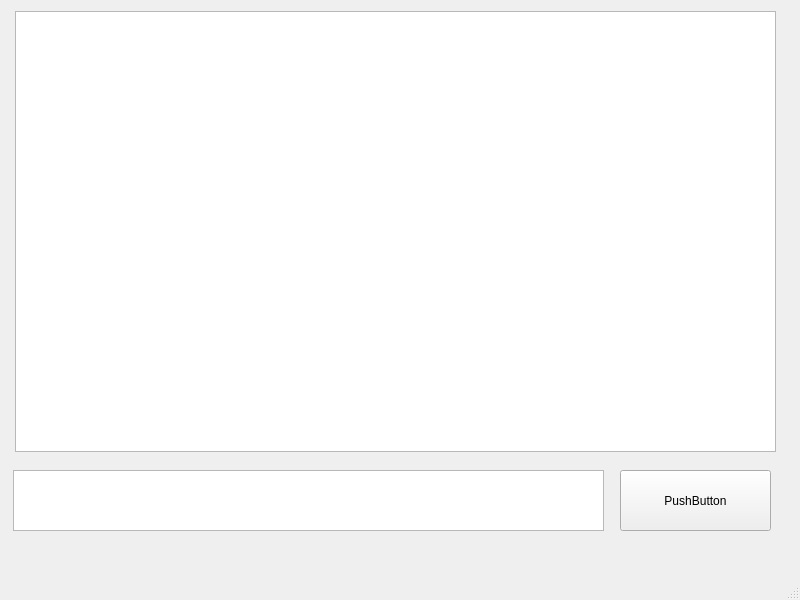
<?xml version="1.0" encoding="UTF-8"?>
<ui version="4.0">
 <class>MainWindow</class>
 <widget class="QMainWindow" name="MainWindow">
  <property name="geometry">
   <rect>
    <x>0</x>
    <y>0</y>
    <width>800</width>
    <height>600</height>
   </rect>
  </property>
  <property name="windowTitle">
   <string>MainWindow</string>
  </property>
  <widget class="QWidget" name="centralwidget">
   <widget class="QTextBrowser" name="textBrowser">
    <property name="geometry">
     <rect>
      <x>15</x>
      <y>11</y>
      <width>761</width>
      <height>441</height>
     </rect>
    </property>
   </widget>
   <widget class="QTextEdit" name="textEdit">
    <property name="geometry">
     <rect>
      <x>13</x>
      <y>470</y>
      <width>591</width>
      <height>61</height>
     </rect>
    </property>
   </widget>
   <widget class="QPushButton" name="pushButton">
    <property name="geometry">
     <rect>
      <x>620</x>
      <y>470</y>
      <width>151</width>
      <height>61</height>
     </rect>
    </property>
    <property name="text">
     <string>PushButton</string>
    </property>
   </widget>
  </widget>
  <widget class="QMenuBar" name="menubar">
   <property name="geometry">
    <rect>
     <x>0</x>
     <y>0</y>
     <width>800</width>
     <height>20</height>
    </rect>
   </property>
  </widget>
  <widget class="QStatusBar" name="statusbar"/>
 </widget>
 <resources/>
 <connections/>
</ui>
